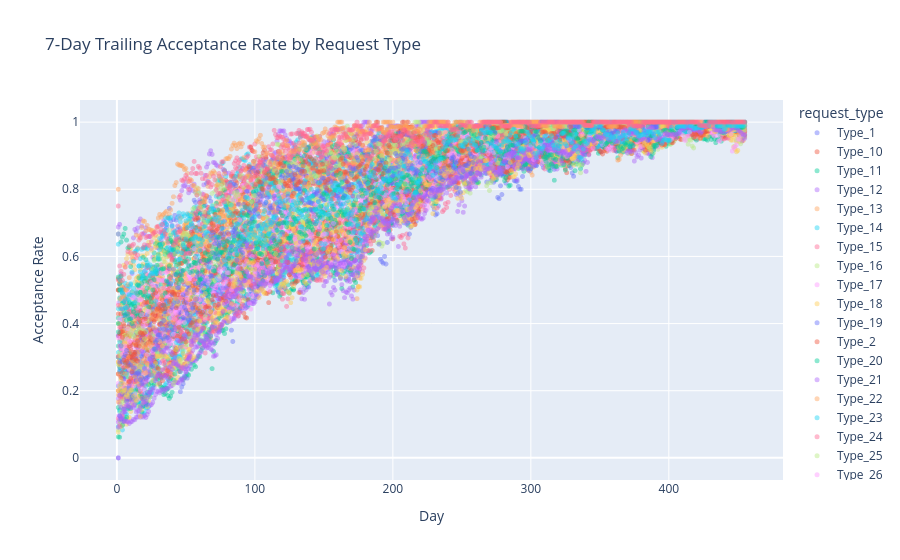

Source (notebook cell):
### Code cell
daily_accept_stats = (
    historical_telemetry_df.groupby(["Date", "request_type"], as_index=False)
    .agg(
        accepted_sum=("isAccepted", "sum"),
        n_obs=("isAccepted", "size"),
    )
)

if pd.api.types.is_datetime64_any_dtype(daily_accept_stats["Date"]):
    all_dates = pd.date_range(
        daily_accept_stats["Date"].min(),
        daily_accept_stats["Date"].max(),
        freq="D",
        name="Date",
    )
else:
    all_dates = pd.Index(
        range(daily_accept_stats["Date"].min(), daily_accept_stats["Date"].max() + 1),
        name="Date",
    )

observed_daily_accepts = (
    daily_accept_stats.set_index(["request_type", "Date"])
    .reindex(
        pd.MultiIndex.from_product(
            [daily_accept_stats["request_type"].unique(), all_dates],
            names=["request_type", "Date"],
        ),
        fill_value=0,
    )
    .reset_index()
    .sort_values(["request_type", "Date"])
)

observed_daily_accepts[["accepted_sum_7d", "n_obs_7d"]] = (
    observed_daily_accepts.groupby("request_type")[["accepted_sum", "n_obs"]]
    .transform(lambda s: s.rolling(window=7, min_periods=1).sum())
)

observed_daily_accepts["isAccepted"] = (
    observed_daily_accepts["accepted_sum_7d"] / observed_daily_accepts["n_obs_7d"]
)

observed_daily_accepts = observed_daily_accepts[observed_daily_accepts["n_obs"] > 0]

fig = px.scatter(
    observed_daily_accepts,
    x="Date",
    y="isAccepted",
    color="request_type",
    hover_name="request_type",
    opacity=0.45,
    title="7-Day Trailing Acceptance Rate by Request Type",
    labels={"isAccepted": "Acceptance Rate", "Date": "Day"},
)
fig.update_traces(marker={"size": 5})
# fig.update_layout(yaxis_tickformat=".0%")
fig.show()

### Figure 1 — Plotly figure (JSON) as saved in the notebook; plotly's stock layout.template omitted (floating-point values rounded to 4 significant figures; data arrays with more than 128 entries replaced by an {"elided": "..."} marker saying what was removed)
{"data": [{"hovertemplate": "<b>%{hovertext}</b><br><br>request_type=Type_1<br>Day=%{x}<br>Acceptance Rate=%{y}<extra></extra>", "hovertext": {"elided": "455 str values"}, "legendgroup": "Type_1", "marker": {"color": "#636efa", "opacity": 0.45, "size": 5, "symbol": "circle"}, "mode": "markers", "name": "Type_1", "showlegend": true, "type": "scattergl", "x": {"elided": "455 int values"}, "xaxis": "x", "y": {"elided": "455 float values"}, "yaxis": "y"}, {"hovertemplate": "<b>%{hovertext}</b><br><br>request_type=Type_10<br>Day=%{x}<br>Acceptance Rate=%{y}<extra></extra>", "hovertext": {"elided": "455 str values"}, "legendgroup": "Type_10", "marker": {"color": "#EF553B", "opacity": 0.45, "size": 5, "symbol": "circle"}, "mode": "markers", "name": "Type_10", "showlegend": true, "type": "scattergl", "x": {"elided": "455 int values"}, "xaxis": "x", "y": {"elided": "455 float values"}, "yaxis": "y"}, {"hovertemplate": "<b>%{hovertext}</b><br><br>request_type=Type_11<br>Day=%{x}<br>Acceptance Rate=%{y}<extra></extra>", "hovertext": {"elided": "455 str values"}, "legendgroup": "Type_11", "marker": {"color": "#00cc96", "opacity": 0.45, "size": 5, "symbol": "circle"}, "mode": "markers", "name": "Type_11", "showlegend": true, "type": "scattergl", "x": {"elided": "455 int values"}, "xaxis": "x", "y": {"elided": "455 float values"}, "yaxis": "y"}, {"hovertemplate": "<b>%{hovertext}</b><br><br>request_type=Type_12<br>Day=%{x}<br>Acceptance Rate=%{y}<extra></extra>", "hovertext": {"elided": "455 str values"}, "legendgroup": "Type_12", "marker": {"color": "#ab63fa", "opacity": 0.45, "size": 5, "symbol": "circle"}, "mode": "markers", "name": "Type_12", "showlegend": true, "type": "scattergl", "x": {"elided": "455 int values"}, "xaxis": "x", "y": {"elided": "455 float values"}, "yaxis": "y"}, {"hovertemplate": "<b>%{hovertext}</b><br><br>request_type=Type_13<br>Day=%{x}<br>Acceptance Rate=%{y}<extra></extra>", "hovertext": {"elided": "455 str values"}, "legendgroup": "Type_13", "marker": {"color": "#FFA15A", "opacity": 0.45, "size": 5, "symbol": "circle"}, "mode": "markers", "name": "Type_13", "showlegend": true, "type": "scattergl", "x": {"elided": "455 int values"}, "xaxis": "x", "y": {"elided": "455 float values"}, "yaxis": "y"}, {"hovertemplate": "<b>%{hovertext}</b><br><br>request_type=Type_14<br>Day=%{x}<br>Acceptance Rate=%{y}<extra></extra>", "hovertext": {"elided": "455 str values"}, "legendgroup": "Type_14", "marker": {"color": "#19d3f3", "opacity": 0.45, "size": 5, "symbol": "circle"}, "mode": "markers", "name": "Type_14", "showlegend": true, "type": "scattergl", "x": {"elided": "455 int values"}, "xaxis": "x", "y": {"elided": "455 float values"}, "yaxis": "y"}, {"hovertemplate": "<b>%{hovertext}</b><br><br>request_type=Type_15<br>Day=%{x}<br>Acceptance Rate=%{y}<extra></extra>", "hovertext": {"elided": "455 str values"}, "legendgroup": "Type_15", "marker": {"color": "#FF6692", "opacity": 0.45, "size": 5, "symbol": "circle"}, "mode": "markers", "name": "Type_15", "showlegend": true, "type": "scattergl", "x": {"elided": "455 int values"}, "xaxis": "x", "y": {"elided": "455 float values"}, "yaxis": "y"}, {"hovertemplate": "<b>%{hovertext}</b><br><br>request_type=Type_16<br>Day=%{x}<br>Acceptance Rate=%{y}<extra></extra>", "hovertext": {"elided": "455 str values"}, "legendgroup": "Type_16", "marker": {"color": "#B6E880", "opacity": 0.45, "size": 5, "symbol": "circle"}, "mode": "markers", "name": "Type_16", "showlegend": true, "type": "scattergl", "x": {"elided": "455 int values"}, "xaxis": "x", "y": {"elided": "455 float values"}, "yaxis": "y"}, {"hovertemplate": "<b>%{hovertext}</b><br><br>request_type=Type_17<br>Day=%{x}<br>Acceptance Rate=%{y}<extra></extra>", "hovertext": {"elided": "455 str values"}, "legendgroup": "Type_17", "marker": {"color": "#FF97FF", "opacity": 0.45, "size": 5, "symbol": "circle"}, "mode": "markers", "name": "Type_17", "showlegend": true, "type": "scattergl", "x": {"elided": "455 int values"}, "xaxis": "x", "y": {"elided": "455 float values"}, "yaxis": "y"}, {"hovertemplate": "<b>%{hovertext}</b><br><br>request_type=Type_18<br>Day=%{x}<br>Acceptance Rate=%{y}<extra></extra>", "hovertext": {"elided": "455 str values"}, "legendgroup": "Type_18", "marker": {"color": "#FECB52", "opacity": 0.45, "size": 5, "symbol": "circle"}, "mode": "markers", "name": "Type_18", "showlegend": true, "type": "scattergl", "x": {"elided": "455 int values"}, "xaxis": "x", "y": {"elided": "455 float values"}, "yaxis": "y"}, {"hovertemplate": "<b>%{hovertext}</b><br><br>request_type=Type_19<br>Day=%{x}<br>Acceptance Rate=%{y}<extra></extra>", "hovertext": {"elided": "455 str values"}, "legendgroup": "Type_19", "marker": {"color": "#636efa", "opacity": 0.45, "size": 5, "symbol": "circle"}, "mode": "markers", "name": "Type_19", "showlegend": true, "type": "scattergl", "x": {"elided": "455 int values"}, "xaxis": "x", "y": {"elided": "455 float values"}, "yaxis": "y"}, {"hovertemplate": "<b>%{hovertext}</b><br><br>request_type=Type_2<br>Day=%{x}<br>Acceptance Rate=%{y}<extra></extra>", "hovertext": {"elided": "455 str values"}, "legendgroup": "Type_2", "marker": {"color": "#EF553B", "opacity": 0.45, "size": 5, "symbol": "circle"}, "mode": "markers", "name": "Type_2", "showlegend": true, "type": "scattergl", "x": {"elided": "455 int values"}, "xaxis": "x", "y": {"elided": "455 float values"}, "yaxis": "y"}, {"hovertemplate": "<b>%{hovertext}</b><br><br>request_type=Type_20<br>Day=%{x}<br>Acceptance Rate=%{y}<extra></extra>", "hovertext": {"elided": "455 str values"}, "legendgroup": "Type_20", "marker": {"color": "#00cc96", "opacity": 0.45, "size": 5, "symbol": "circle"}, "mode": "markers", "name": "Type_20", "showlegend": true, "type": "scattergl", "x": {"elided": "455 int values"}, "xaxis": "x", "y": {"elided": "455 float values"}, "yaxis": "y"}, {"hovertemplate": "<b>%{hovertext}</b><br><br>request_type=Type_21<br>Day=%{x}<br>Acceptance Rate=%{y}<extra></extra>", "hovertext": {"elided": "455 str values"}, "legendgroup": "Type_21", "marker": {"color": "#ab63fa", "opacity": 0.45, "size": 5, "symbol": "circle"}, "mode": "markers", "name": "Type_21", "showlegend": true, "type": "scattergl", "x": {"elided": "455 int values"}, "xaxis": "x", "y": {"elided": "455 float values"}, "yaxis": "y"}, {"hovertemplate": "<b>%{hovertext}</b><br><br>request_type=Type_22<br>Day=%{x}<br>Acceptance Rate=%{y}<extra></extra>", "hovertext": {"elided": "455 str values"}, "legendgroup": "Type_22", "marker": {"color": "#FFA15A", "opacity": 0.45, "size": 5, "symbol": "circle"}, "mode": "markers", "name": "Type_22", "showlegend": true, "type": "scattergl", "x": {"elided": "455 int values"}, "xaxis": "x", "y": {"elided": "455 float values"}, "yaxis": "y"}, {"hovertemplate": "<b>%{hovertext}</b><br><br>request_type=Type_23<br>Day=%{x}<br>Acceptance Rate=%{y}<extra></extra>", "hovertext": {"elided": "455 str values"}, "legendgroup": "Type_23", "marker": {"color": "#19d3f3", "opacity": 0.45, "size": 5, "symbol": "circle"}, "mode": "markers", "name": "Type_23", "showlegend": true, "type": "scattergl", "x": {"elided": "455 int values"}, "xaxis": "x", "y": {"elided": "455 float values"}, "yaxis": "y"}, {"hovertemplate": "<b>%{hovertext}</b><br><br>request_type=Type_24<br>Day=%{x}<br>Acceptance Rate=%{y}<extra></extra>", "hovertext": {"elided": "455 str values"}, "legendgroup": "Type_24", "marker": {"color": "#FF6692", "opacity": 0.45, "size": 5, "symbol": "circle"}, "mode": "markers", "name": "Type_24", "showlegend": true, "type": "scattergl", "x": {"elided": "455 int values"}, "xaxis": "x", "y": {"elided": "455 float values"}, "yaxis": "y"}, {"hovertemplate": "<b>%{hovertext}</b><br><br>request_type=Type_25<br>Day=%{x}<br>Acceptance Rate=%{y}<extra></extra>", "hovertext": {"elided": "455 str values"}, "legendgroup": "Type_25", "marker": {"color": "#B6E880", "opacity": 0.45, "size": 5, "symbol": "circle"}, "mode": "markers", "name": "Type_25", "showlegend": true, "type": "scattergl", "x": {"elided": "455 int values"}, "xaxis": "x", "y": {"elided": "455 float values"}, "yaxis": "y"}, {"hovertemplate": "<b>%{hovertext}</b><br><br>request_type=Type_26<br>Day=%{x}<br>Acceptance Rate=%{y}<extra></extra>", "hovertext": {"elided": "455 str values"}, "legendgroup": "Type_26", "marker": {"color": "#FF97FF", "opacity": 0.45, "size": 5, "symbol": "circle"}, "mode": "markers", "name": "Type_26", "showlegend": true, "type": "scattergl", "x": {"elided": "455 int values"}, "xaxis": "x", "y": {"elided": "455 float values"}, "yaxis": "y"}, {"hovertemplate": "<b>%{hovertext}</b><br><br>request_type=Type_27<br>Day=%{x}<br>Acceptance Rate=%{y}<extra></extra>", "hovertext": {"elided": "455 str values"}, "legendgroup": "Type_27", "marker": {"color": "#FECB52", "opacity": 0.45, "size": 5, "symbol": "circle"}, "mode": "markers", "name": "Type_27", "showlegend": true, "type": "scattergl", "x": {"elided": "455 int values"}, "xaxis": "x", "y": {"elided": "455 float values"}, "yaxis": "y"}, {"hovertemplate": "<b>%{hovertext}</b><br><br>request_type=Type_28<br>Day=%{x}<br>Acceptance Rate=%{y}<extra></extra>", "hovertext": {"elided": "455 str values"}, "legendgroup": "Type_28", "marker": {"color": "#636efa", "opacity": 0.45, "size": 5, "symbol": "circle"}, "mode": "markers", "name": "Type_28", "showlegend": true, "type": "scattergl", "x": {"elided": "455 int values"}, "xaxis": "x", "y": {"elided": "455 float values"}, "yaxis": "y"}, {"hovertemplate": "<b>%{hovertext}</b><br><br>request_type=Type_29<br>Day=%{x}<br>Acceptance Rate=%{y}<extra></extra>", "hovertext": {"elided": "455 str values"}, "legendgroup": "Type_29", "marker": {"color": "#EF553B", "opacity": 0.45, "size": 5, "symbol": "circle"}, "mode": "markers", "name": "Type_29", "showlegend": true, "type": "scattergl", "x": {"elided": "455 int values"}, "xaxis": "x", "y": {"elided": "455 float values"}, "yaxis": "y"}, {"hovertemplate": "<b>%{hovertext}</b><br><br>request_type=Type_3<br>Day=%{x}<br>Acceptance Rate=%{y}<extra></extra>", "hovertext": {"elided": "455 str values"}, "legendgroup": "Type_3", "marker": {"color": "#00cc96", "opacity": 0.45, "size": 5, "symbol": "circle"}, "mode": "markers", "name": "Type_3", "showlegend": true, "type": "scattergl", "x": {"elided": "455 int values"}, "xaxis": "x", "y": {"elided": "455 float values"}, "yaxis": "y"}, {"hovertemplate": "<b>%{hovertext}</b><br><br>request_type=Type_30<br>Day=%{x}<br>Acceptance Rate=%{y}<extra></extra>", "hovertext": {"elided": "455 str values"}, "legendgroup": "Type_30", "marker": {"color": "#ab63fa", "opacity": 0.45, "size": 5, "symbol": "circle"}, "mode": "markers", "name": "Type_30", "showlegend": true, "type": "scattergl", "x": {"elided": "455 int values"}, "xaxis": "x", "y": {"elided": "455 float values"}, "yaxis": "y"}, {"hovertemplate": "<b>%{hovertext}</b><br><br>request_type=Type_31<br>Day=%{x}<br>Acceptance Rate=%{y}<extra></extra>", "hovertext": {"elided": "455 str values"}, "legendgroup": "Type_31", "marker": {"color": "#FFA15A", "opacity": 0.45, "size": 5, "symbol": "circle"}, "mode": "markers", "name": "Type_31", "showlegend": true, "type": "scattergl", "x": {"elided": "455 int values"}, "xaxis": "x", "y": {"elided": "455 float values"}, "yaxis": "y"}, {"hovertemplate": "<b>%{hovertext}</b><br><br>request_type=Type_32<br>Day=%{x}<br>Acceptance Rate=%{y}<extra></extra>", "hovertext": {"elided": "455 str values"}, "legendgroup": "Type_32", "marker": {"color": "#19d3f3", "opacity": 0.45, "size": 5, "symbol": "circle"}, "mode": "markers", "name": "Type_32", "showlegend": true, "type": "scattergl", "x": {"elided": "455 int values"}, "xaxis": "x", "y": {"elided": "455 float values"}, "yaxis": "y"}, {"hovertemplate": "<b>%{hovertext}</b><br><br>request_type=Type_33<br>Day=%{x}<br>Acceptance Rate=%{y}<extra></extra>", "hovertext": {"elided": "455 str values"}, "legendgroup": "Type_33", "marker": {"color": "#FF6692", "opacity": 0.45, "size": 5, "symbol": "circle"}, "mode": "markers", "name": "Type_33", "showlegend": true, "type": "scattergl", "x": {"elided": "455 int values"}, "xaxis": "x", "y": {"elided": "455 float values"}, "yaxis": "y"}, {"hovertemplate": "<b>%{hovertext}</b><br><br>request_type=Type_34<br>Day=%{x}<br>Acceptance Rate=%{y}<extra></extra>", "hovertext": {"elided": "455 str values"}, "legendgroup": "Type_34", "marker": {"color": "#B6E880", "opacity": 0.45, "size": 5, "symbol": "circle"}, "mode": "markers", "name": "Type_34", "showlegend": true, "type": "scattergl", "x": {"elided": "455 int values"}, "xaxis": "x", "y": {"elided": "455 float values"}, "yaxis": "y"}, {"hovertemplate": "<b>%{hovertext}</b><br><br>request_type=Type_35<br>Day=%{x}<br>Acceptance Rate=%{y}<extra></extra>", "hovertext": {"elided": "455 str values"}, "legendgroup": "Type_35", "marker": {"color": "#FF97FF", "opacity": 0.45, "size": 5, "symbol": "circle"}, "mode": "markers", "name": "Type_35", "showlegend": true, "type": "scattergl", "x": {"elided": "455 int values"}, "xaxis": "x", "y": {"elided": "455 float values"}, "yaxis": "y"}, {"hovertemplate": "<b>%{hovertext}</b><br><br>request_type=Type_36<br>Day=%{x}<br>Acceptance Rate=%{y}<extra></extra>", "hovertext": {"elided": "455 str values"}, "legendgroup": "Type_36", "marker": {"color": "#FECB52", "opacity": 0.45, "size": 5, "symbol": "circle"}, "mode": "markers", "name": "Type_36", "showlegend": true, "type": "scattergl", "x": {"elided": "455 int values"}, "xaxis": "x", "y": {"elided": "455 float values"}, "yaxis": "y"}, {"hovertemplate": "<b>%{hovertext}</b><br><br>request_type=Type_37<br>Day=%{x}<br>Acceptance Rate=%{y}<extra></extra>", "hovertext": {"elided": "455 str values"}, "legendgroup": "Type_37", "marker": {"color": "#636efa", "opacity": 0.45, "size": 5, "symbol": "circle"}, "mode": "markers", "name": "Type_37", "showlegend": true, "type": "scattergl", "x": {"elided": "455 int values"}, "xaxis": "x", "y": {"elided": "455 float values"}, "yaxis": "y"}, {"hovertemplate": "<b>%{hovertext}</b><br><br>request_type=Type_38<br>Day=%{x}<br>Acceptance Rate=%{y}<extra></extra>", "hovertext": {"elided": "455 str values"}, "legendgroup": "Type_38", "marker": {"color": "#EF553B", "opacity": 0.45, "size": 5, "symbol": "circle"}, "mode": "markers", "name": "Type_38", "showlegend": true, "type": "scattergl", "x": {"elided": "455 int values"}, "xaxis": "x", "y": {"elided": "455 float values"}, "yaxis": "y"}, {"hovertemplate": "<b>%{hovertext}</b><br><br>request_type=Type_39<br>Day=%{x}<br>Acceptance Rate=%{y}<extra></extra>", "hovertext": {"elided": "455 str values"}, "legendgroup": "Type_39", "marker": {"color": "#00cc96", "opacity": 0.45, "size": 5, "symbol": "circle"}, "mode": "markers", "name": "Type_39", "showlegend": true, "type": "scattergl", "x": {"elided": "455 int values"}, "xaxis": "x", "y": {"elided": "455 float values"}, "yaxis": "y"}, {"hovertemplate": "<b>%{hovertext}</b><br><br>request_type=Type_4<br>Day=%{x}<br>Acceptance Rate=%{y}<extra></extra>", "hovertext": {"elided": "455 str values"}, "legendgroup": "Type_4", "marker": {"color": "#ab63fa", "opacity": 0.45, "size": 5, "symbol": "circle"}, "mode": "markers", "name": "Type_4", "showlegend": true, "type": "scattergl", "x": {"elided": "455 int values"}, "xaxis": "x", "y": {"elided": "455 float values"}, "yaxis": "y"}, {"hovertemplate": "<b>%{hovertext}</b><br><br>request_type=Type_40<br>Day=%{x}<br>Acceptance Rate=%{y}<extra></extra>", "hovertext": {"elided": "455 str values"}, "legendgroup": "Type_40", "marker": {"color": "#FFA15A", "opacity": 0.45, "size": 5, "symbol": "circle"}, "mode": "markers", "name": "Type_40", "showlegend": true, "type": "scattergl", "x": {"elided": "455 int values"}, "xaxis": "x", "y": {"elided": "455 float values"}, "yaxis": "y"}, {"hovertemplate": "<b>%{hovertext}</b><br><br>request_type=Type_41<br>Day=%{x}<br>Acceptance Rate=%{y}<extra></extra>", "hovertext": {"elided": "455 str values"}, "legendgroup": "Type_41", "marker": {"color": "#19d3f3", "opacity": 0.45, "size": 5, "symbol": "circle"}, "mode": "markers", "name": "Type_41", "showlegend": true, "type": "scattergl", "x": {"elided": "455 int values"}, "xaxis": "x", "y": {"elided": "455 float values"}, "yaxis": "y"}, {"hovertemplate": "<b>%{hovertext}</b><br><br>request_type=Type_42<br>Day=%{x}<br>Acceptance Rate=%{y}<extra></extra>", "hovertext": {"elided": "455 str values"}, "legendgroup": "Type_42", "marker": {"color": "#FF6692", "opacity": 0.45, "size": 5, "symbol": "circle"}, "mode": "markers", "name": "Type_42", "showlegend": true, "type": "scattergl", "x": {"elided": "455 int values"}, "xaxis": "x", "y": {"elided": "455 float values"}, "yaxis": "y"}, {"hovertemplate": "<b>%{hovertext}</b><br><br>request_type=Type_43<br>Day=%{x}<br>Acceptance Rate=%{y}<extra></extra>", "hovertext": {"elided": "455 str values"}, "legendgroup": "Type_43", "marker": {"color": "#B6E880", "opacity": 0.45, "size": 5, "symbol": "circle"}, "mode": "markers", "name": "Type_43", "showlegend": true, "type": "scattergl", "x": {"elided": "455 int values"}, "xaxis": "x", "y": {"elided": "455 float values"}, "yaxis": "y"}, {"hovertemplate": "<b>%{hovertext}</b><br><br>request_type=Type_44<br>Day=%{x}<br>Acceptance Rate=%{y}<extra></extra>", "hovertext": {"elided": "455 str values"}, "legendgroup": "Type_44", "marker": {"color": "#FF97FF", "opacity": 0.45, "size": 5, "symbol": "circle"}, "mode": "markers", "name": "Type_44", "showlegend": true, "type": "scattergl", "x": {"elided": "455 int values"}, "xaxis": "x", "y": {"elided": "455 float values"}, "yaxis": "y"}, {"hovertemplate": "<b>%{hovertext}</b><br><br>request_type=Type_45<br>Day=%{x}<br>Acceptance Rate=%{y}<extra></extra>", "hovertext": {"elided": "455 str values"}, "legendgroup": "Type_45", "marker": {"color": "#FECB52", "opacity": 0.45, "size": 5, "symbol": "circle"}, "mode": "markers", "name": "Type_45", "showlegend": true, "type": "scattergl", "x": {"elided": "455 int values"}, "xaxis": "x", "y": {"elided": "455 float values"}, "yaxis": "y"}, {"hovertemplate": "<b>%{hovertext}</b><br><br>request_type=Type_46<br>Day=%{x}<br>Acceptance Rate=%{y}<extra></extra>", "hovertext": {"elided": "455 str values"}, "legendgroup": "Type_46", "marker": {"color": "#636efa", "opacity": 0.45, "size": 5, "symbol": "circle"}, "mode": "markers", "name": "Type_46", "showlegend": true, "type": "scattergl", "x": {"elided": "455 int values"}, "xaxis": "x", "y": {"elided": "455 float values"}, "yaxis": "y"}, {"hovertemplate": "<b>%{hovertext}</b><br><br>request_type=Type_47<br>Day=%{x}<br>Acceptance Rate=%{y}<extra></extra>", "hovertext": {"elided": "455 str values"}, "legendgroup": "Type_47", "marker": {"color": "#EF553B", "opacity": 0.45, "size": 5, "symbol": "circle"}, "mode": "markers", "name": "Type_47", "showlegend": true, "type": "scattergl", "x": {"elided": "455 int values"}, "xaxis": "x", "y": {"elided": "455 float values"}, "yaxis": "y"}, {"hovertemplate": "<b>%{hovertext}</b><br><br>request_type=Type_48<br>Day=%{x}<br>Acceptance Rate=%{y}<extra></extra>", "hovertext": {"elided": "455 str values"}, "legendgroup": "Type_48", "marker": {"color": "#00cc96", "opacity": 0.45, "size": 5, "symbol": "circle"}, "mode": "markers", "name": "Type_48", "showlegend": true, "type": "scattergl", "x": {"elided": "455 int values"}, "xaxis": "x", "y": {"elided": "455 float values"}, "yaxis": "y"}, {"hovertemplate": "<b>%{hovertext}</b><br><br>request_type=Type_49<br>Day=%{x}<br>Acceptance Rate=%{y}<extra></extra>", "hovertext": {"elided": "455 str values"}, "legendgroup": "Type_49", "marker": {"color": "#ab63fa", "opacity": 0.45, "size": 5, "symbol": "circle"}, "mode": "markers", "name": "Type_49", "showlegend": true, "type": "scattergl", "x": {"elided": "455 int values"}, "xaxis": "x", "y": {"elided": "455 float values"}, "yaxis": "y"}, {"hovertemplate": "<b>%{hovertext}</b><br><br>request_type=Type_5<br>Day=%{x}<br>Acceptance Rate=%{y}<extra></extra>", "hovertext": {"elided": "455 str values"}, "legendgroup": "Type_5", "marker": {"color": "#FFA15A", "opacity": 0.45, "size": 5, "symbol": "circle"}, "mode": "markers", "name": "Type_5", "showlegend": true, "type": "scattergl", "x": {"elided": "455 int values"}, "xaxis": "x", "y": {"elided": "455 float values"}, "yaxis": "y"}, {"hovertemplate": "<b>%{hovertext}</b><br><br>request_type=Type_50<br>Day=%{x}<br>Acceptance Rate=%{y}<extra></extra>", "hovertext": {"elided": "455 str values"}, "legendgroup": "Type_50", "marker": {"color": "#19d3f3", "opacity": 0.45, "size": 5, "symbol": "circle"}, "mode": "markers", "name": "Type_50", "showlegend": true, "type": "scattergl", "x": {"elided": "455 int values"}, "xaxis": "x", "y": {"elided": "455 float values"}, "yaxis": "y"}, {"hovertemplate": "<b>%{hovertext}</b><br><br>request_type=Type_51<br>Day=%{x}<br>Acceptance Rate=%{y}<extra></extra>", "hovertext": {"elided": "455 str values"}, "legendgroup": "Type_51", "marker": {"color": "#FF6692", "opacity": 0.45, "size": 5, "symbol": "circle"}, "mode": "markers", "name": "Type_51", "showlegend": true, "type": "scattergl", "x": {"elided": "455 int values"}, "xaxis": "x", "y": {"elided": "455 float values"}, "yaxis": "y"}, {"hovertemplate": "<b>%{hovertext}</b><br><br>request_type=Type_52<br>Day=%{x}<br>Acceptance Rate=%{y}<extra></extra>", "hovertext": {"elided": "455 str values"}, "legendgroup": "Type_52", "marker": {"color": "#B6E880", "opacity": 0.45, "size": 5, "symbol": "circle"}, "mode": "markers", "name": "Type_52", "showlegend": true, "type": "scattergl", "x": {"elided": "455 int values"}, "xaxis": "x", "y": {"elided": "455 float values"}, "yaxis": "y"}, {"hovertemplate": "<b>%{hovertext}</b><br><br>request_type=Type_53<br>Day=%{x}<br>Acceptance Rate=%{y}<extra></extra>", "hovertext": {"elided": "455 str values"}, "legendgroup": "Type_53", "marker": {"color": "#FF97FF", "opacity": 0.45, "size": 5, "symbol": "circle"}, "mode": "markers", "name": "Type_53", "showlegend": true, "type": "scattergl", "x": {"elided": "455 int values"}, "xaxis": "x", "y": {"elided": "455 float values"}, "yaxis": "y"}, {"hovertemplate": "<b>%{hovertext}</b><br><br>request_type=Type_54<br>Day=%{x}<br>Acceptance Rate=%{y}<extra></extra>", "hovertext": {"elided": "455 str values"}, "legendgroup": "Type_54", "marker": {"color": "#FECB52", "opacity": 0.45, "size": 5, "symbol": "circle"}, "mode": "markers", "name": "Type_54", "showlegend": true, "type": "scattergl", "x": {"elided": "455 int values"}, "xaxis": "x", "y": {"elided": "455 float values"}, "yaxis": "y"}, {"hovertemplate": "<b>%{hovertext}</b><br><br>request_type=Type_55<br>Day=%{x}<br>Acceptance Rate=%{y}<extra></extra>", "hovertext": {"elided": "455 str values"}, "legendgroup": "Type_55", "marker": {"color": "#636efa", "opacity": 0.45, "size": 5, "symbol": "circle"}, "mode": "markers", "name": "Type_55", "showlegend": true, "type": "scattergl", "x": {"elided": "455 int values"}, "xaxis": "x", "y": {"elided": "455 float values"}, "yaxis": "y"}, {"hovertemplate": "<b>%{hovertext}</b><br><br>request_type=Type_56<br>Day=%{x}<br>Acceptance Rate=%{y}<extra></extra>", "hovertext": {"elided": "455 str values"}, "legendgroup": "Type_56", "marker": {"color": "#EF553B", "opacity": 0.45, "size": 5, "symbol": "circle"}, "mode": "markers", "name": "Type_56", "showlegend": true, "type": "scattergl", "x": {"elided": "455 int values"}, "xaxis": "x", "y": {"elided": "455 float values"}, "yaxis": "y"}, {"hovertemplate": "<b>%{hovertext}</b><br><br>request_type=Type_57<br>Day=%{x}<br>Acceptance Rate=%{y}<extra></extra>", "hovertext": {"elided": "455 str values"}, "legendgroup": "Type_57", "marker": {"color": "#00cc96", "opacity": 0.45, "size": 5, "symbol": "circle"}, "mode": "markers", "name": "Type_57", "showlegend": true, "type": "scattergl", "x": {"elided": "455 int values"}, "xaxis": "x", "y": {"elided": "455 float values"}, "yaxis": "y"}, {"hovertemplate": "<b>%{hovertext}</b><br><br>request_type=Type_6<br>Day=%{x}<br>Acceptance Rate=%{y}<extra></extra>", "hovertext": {"elided": "455 str values"}, "legendgroup": "Type_6", "marker": {"color": "#ab63fa", "opacity": 0.45, "size": 5, "symbol": "circle"}, "mode": "markers", "name": "Type_6", "showlegend": true, "type": "scattergl", "x": {"elided": "455 int values"}, "xaxis": "x", "y": {"elided": "455 float values"}, "yaxis": "y"}, {"hovertemplate": "<b>%{hovertext}</b><br><br>request_type=Type_7<br>Day=%{x}<br>Acceptance Rate=%{y}<extra></extra>", "hovertext": {"elided": "455 str values"}, "legendgroup": "Type_7", "marker": {"color": "#FFA15A", "opacity": 0.45, "size": 5, "symbol": "circle"}, "mode": "markers", "name": "Type_7", "showlegend": true, "type": "scattergl", "x": {"elided": "455 int values"}, "xaxis": "x", "y": {"elided": "455 float values"}, "yaxis": "y"}, {"hovertemplate": "<b>%{hovertext}</b><br><br>request_type=Type_8<br>Day=%{x}<br>Acceptance Rate=%{y}<extra></extra>", "hovertext": {"elided": "455 str values"}, "legendgroup": "Type_8", "marker": {"color": "#19d3f3", "opacity": 0.45, "size": 5, "symbol": "circle"}, "mode": "markers", "name": "Type_8", "showlegend": true, "type": "scattergl", "x": {"elided": "455 int values"}, "xaxis": "x", "y": {"elided": "455 float values"}, "yaxis": "y"}, {"hovertemplate": "<b>%{hovertext}</b><br><br>request_type=Type_9<br>Day=%{x}<br>Acceptance Rate=%{y}<extra></extra>", "hovertext": {"elided": "455 str values"}, "legendgroup": "Type_9", "marker": {"color": "#FF6692", "opacity": 0.45, "size": 5, "symbol": "circle"}, "mode": "markers", "name": "Type_9", "showlegend": true, "type": "scattergl", "x": {"elided": "455 int values"}, "xaxis": "x", "y": {"elided": "455 float values"}, "yaxis": "y"}], "layout": {"legend": {"title": {"text": "request_type"}, "tracegroupgap": 0}, "title": {"text": "7-Day Trailing Acceptance Rate by Request Type"}, "xaxis": {"anchor": "y", "domain": [0, 1], "title": {"text": "Day"}}, "yaxis": {"anchor": "x", "domain": [0, 1], "title": {"text": "Acceptance Rate"}}}}
